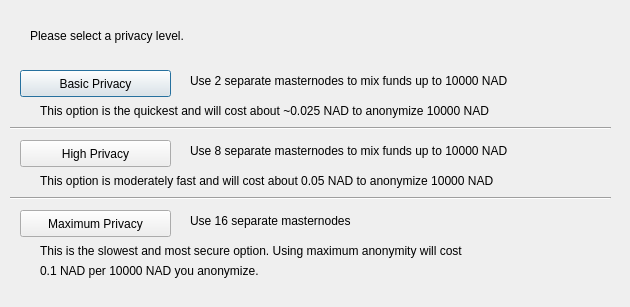
<?xml version="1.0" encoding="UTF-8"?>
<ui version="4.0">
 <class>ObfuscationConfig</class>
 <widget class="QDialog" name="ObfuscationConfig">
  <property name="geometry">
   <rect>
    <x>0</x>
    <y>0</y>
    <width>630</width>
    <height>307</height>
   </rect>
  </property>
  <property name="windowTitle">
   <string>Configure Obfuscation</string>
  </property>
  <widget class="QPushButton" name="buttonBasic">
   <property name="geometry">
    <rect>
     <x>20</x>
     <y>70</y>
     <width>151</width>
     <height>27</height>
    </rect>
   </property>
   <property name="text">
    <string>Basic Privacy</string>
   </property>
  </widget>
  <widget class="QPushButton" name="buttonHigh">
   <property name="geometry">
    <rect>
     <x>20</x>
     <y>140</y>
     <width>151</width>
     <height>27</height>
    </rect>
   </property>
   <property name="text">
    <string>High Privacy</string>
   </property>
  </widget>
  <widget class="QPushButton" name="buttonMax">
   <property name="geometry">
    <rect>
     <x>20</x>
     <y>210</y>
     <width>151</width>
     <height>27</height>
    </rect>
   </property>
   <property name="text">
    <string>Maximum Privacy</string>
   </property>
  </widget>
  <widget class="QLabel" name="label">
   <property name="geometry">
    <rect>
     <x>30</x>
     <y>20</y>
     <width>571</width>
     <height>31</height>
    </rect>
   </property>
   <property name="text">
    <string>Please select a privacy level.</string>
   </property>
  </widget>
  <widget class="QLabel" name="label_2">
   <property name="geometry">
    <rect>
     <x>190</x>
     <y>70</y>
     <width>421</width>
     <height>21</height>
    </rect>
   </property>
   <property name="text">
    <string>Use 2 separate masternodes to mix funds up to 10000 NAD</string>
   </property>
  </widget>
  <widget class="QLabel" name="label_3">
   <property name="geometry">
    <rect>
     <x>190</x>
     <y>140</y>
     <width>411</width>
     <height>21</height>
    </rect>
   </property>
   <property name="text">
    <string>Use 8 separate masternodes to mix funds up to 10000 NAD</string>
   </property>
  </widget>
  <widget class="QLabel" name="label_4">
   <property name="geometry">
    <rect>
     <x>190</x>
     <y>210</y>
     <width>421</width>
     <height>21</height>
    </rect>
   </property>
   <property name="text">
    <string>Use 16 separate masternodes</string>
   </property>
  </widget>
  <widget class="QLabel" name="label_6">
   <property name="geometry">
    <rect>
     <x>40</x>
     <y>100</y>
     <width>561</width>
     <height>21</height>
    </rect>
   </property>
   <property name="text">
    <string>This option is the quickest and will cost about ~0.025 NAD to anonymize 10000 NAD</string>
   </property>
  </widget>
  <widget class="QLabel" name="label_7">
   <property name="geometry">
    <rect>
     <x>40</x>
     <y>170</y>
     <width>561</width>
     <height>21</height>
    </rect>
   </property>
   <property name="text">
    <string>This option is moderately fast and will cost about 0.05 NAD to anonymize 10000 NAD</string>
   </property>
  </widget>
  <widget class="QLabel" name="label_8">
   <property name="geometry">
    <rect>
     <x>40</x>
     <y>240</y>
     <width>561</width>
     <height>21</height>
    </rect>
   </property>
   <property name="text">
    <string>This is the slowest and most secure option. Using maximum anonymity will cost</string>
   </property>
  </widget>
  <widget class="QLabel" name="label_9">
   <property name="geometry">
    <rect>
     <x>40</x>
     <y>260</y>
     <width>561</width>
     <height>21</height>
    </rect>
   </property>
   <property name="text">
    <string>0.1 NAD per 10000 NAD you anonymize.</string>
   </property>
  </widget>
  <widget class="Line" name="line">
   <property name="geometry">
    <rect>
     <x>10</x>
     <y>120</y>
     <width>601</width>
     <height>16</height>
    </rect>
   </property>
   <property name="orientation">
    <enum>Qt::Horizontal</enum>
   </property>
  </widget>
  <widget class="Line" name="line_2">
   <property name="geometry">
    <rect>
     <x>10</x>
     <y>190</y>
     <width>601</width>
     <height>16</height>
    </rect>
   </property>
   <property name="orientation">
    <enum>Qt::Horizontal</enum>
   </property>
  </widget>
 </widget>
 <resources/>
 <connections/>
</ui>
